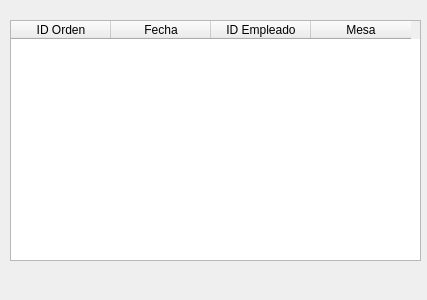
<?xml version="1.0" encoding="UTF-8"?>
<ui version="4.0">
 <class>orden_todas</class>
 <widget class="QDialog" name="orden_todas">
  <property name="geometry">
   <rect>
    <x>0</x>
    <y>0</y>
    <width>427</width>
    <height>300</height>
   </rect>
  </property>
  <property name="windowTitle">
   <string>Dialog</string>
  </property>
  <widget class="QTableWidget" name="tableWidget">
   <property name="geometry">
    <rect>
     <x>10</x>
     <y>20</y>
     <width>411</width>
     <height>241</height>
    </rect>
   </property>
   <column>
    <property name="text">
     <string>ID Orden</string>
    </property>
   </column>
   <column>
    <property name="text">
     <string>Fecha</string>
    </property>
   </column>
   <column>
    <property name="text">
     <string>ID Empleado</string>
    </property>
   </column>
   <column>
    <property name="text">
     <string>Mesa</string>
    </property>
   </column>
  </widget>
 </widget>
 <resources/>
 <connections/>
</ui>
